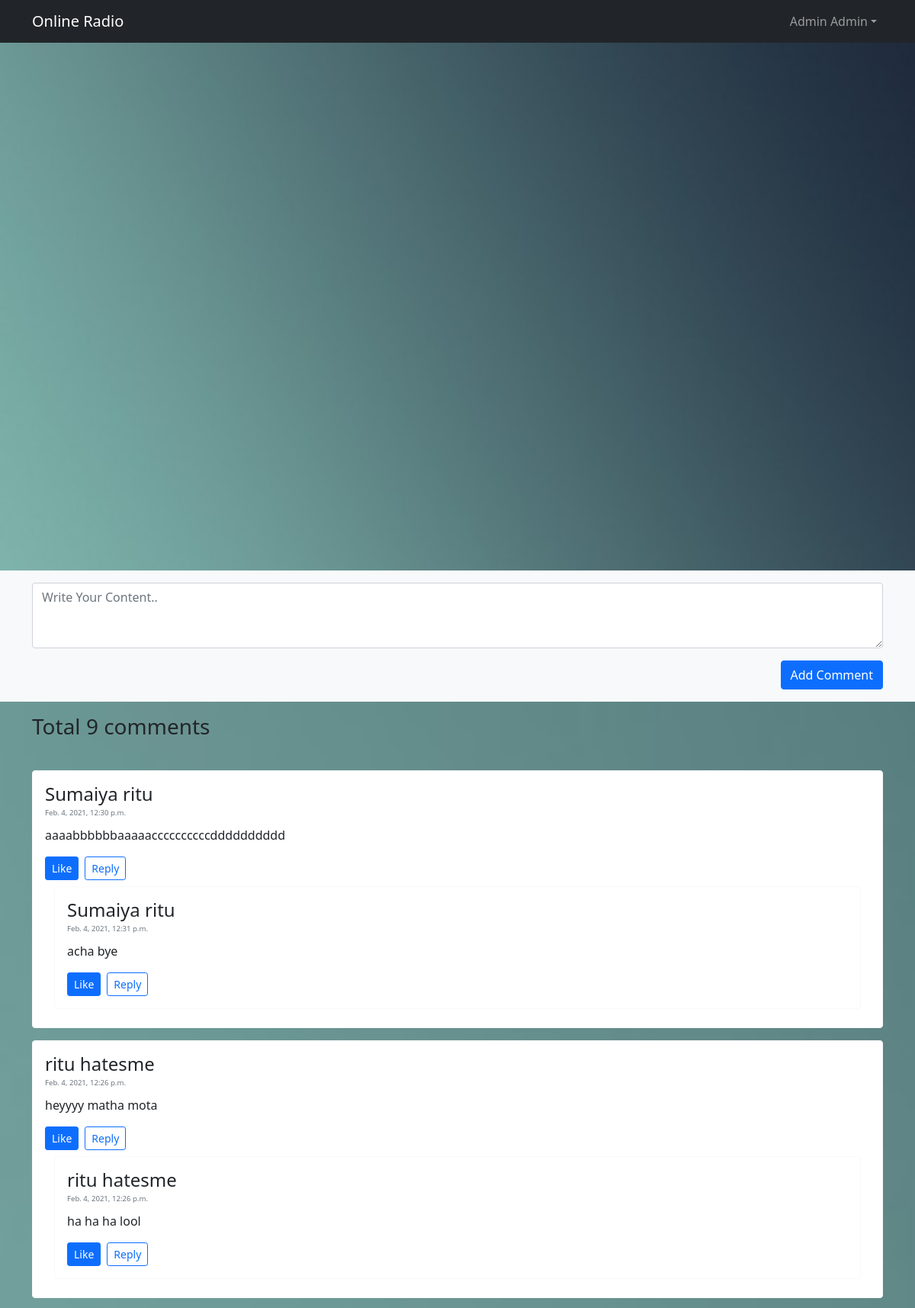
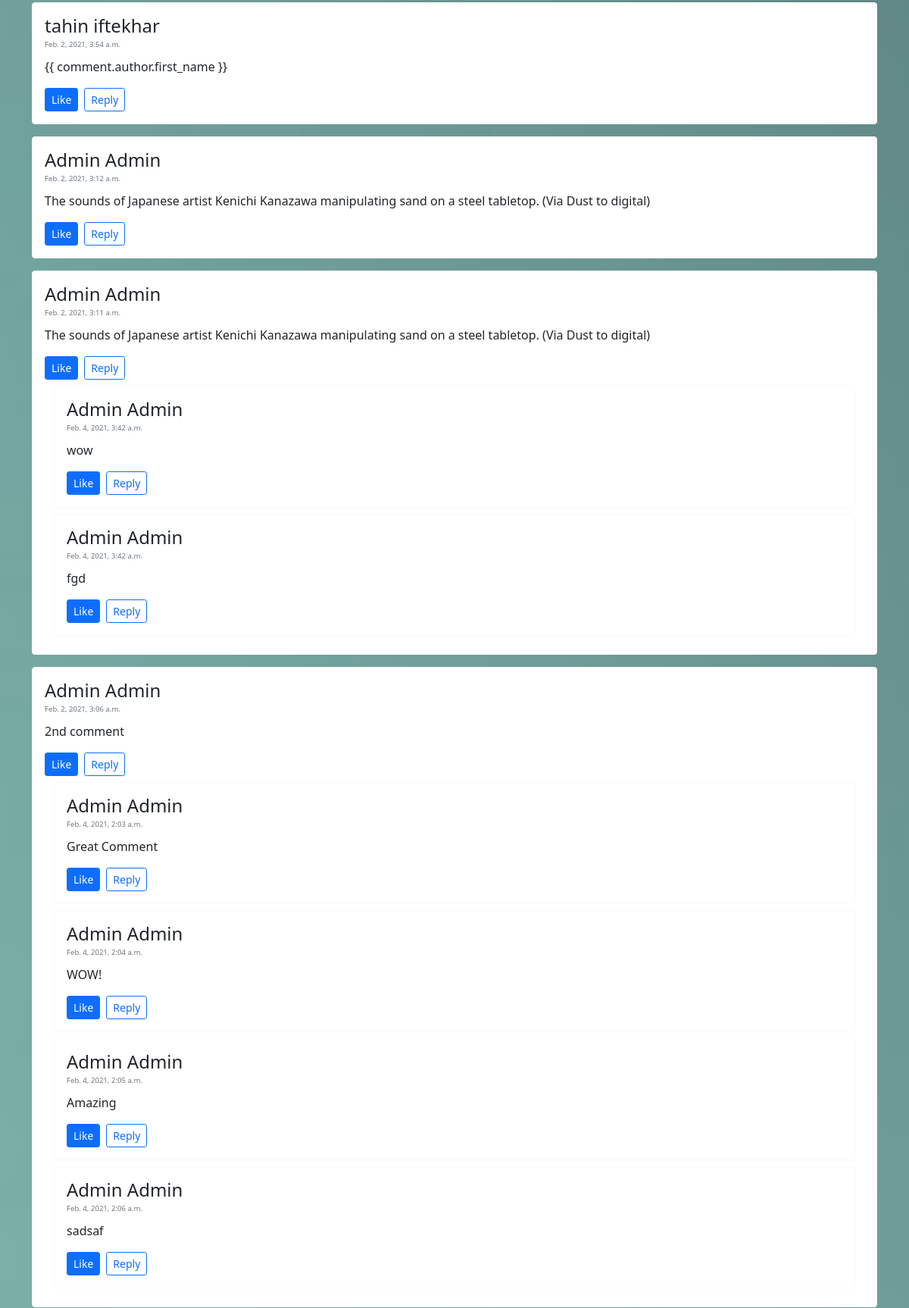
The app's page / (signed in, upper part) with its own data (2 pictures, top to bottom).
### main/models.py (models this page shows, shortened)
class Comment(models.Model):
  content = models.TextField()
  author = models.ForeignKey(User, on_delete=models.CASCADE)
  date = models.DateTimeField(auto_now_add=True)
  like = models.ManyToManyField(User, related_name='comment_like', blank=True)

class Reply(models.Model):
  content = models.TextField()
  author = models.ForeignKey(User, on_delete=models.CASCADE)
  comment = models.ForeignKey(Comment, on_delete=models.CASCADE)
  date = models.DateTimeField(auto_now_add=True)
  like = models.ManyToManyField(User, related_name='reply_like', blank=True)

### main/views.py (the view, shortened to what this page needs)
# urls.py: 2. Add a URL to urlpatterns:  path('', views.home, name='home')
def home(request):
    if request.method == "GET":
        comments = Comment.objects.all().order_by('-date')
        context = {
            "comments": comments,
        }
        return render(request, 'main/home.html', context)

### main/templates/main/home.html (shortened to what this page needs)
{% load static %}
<!DOCTYPE html>
<html lang="en">
  <head>
    <link href={% static "assets/dist/css/bootstrap.min.css" %} rel="stylesheet" />
    <link href={% static "assets/style.css" %} rel="stylesheet" />
  </head>
  <body>
    <header>
    <nav class="navbar navbar-expand-sm navbar-dark bg-dark">
        <div class="container">
            <a class="navbar-brand" href="#">Online Radio</a>
            <div class="d-flex">
                <ul class="navbar-nav">
                  {% if user.is_authenticated %}
                  <li class="nav-item dropdown ">
                    <a class="nav-link dropdown-toggle" href="#" id="dropdown04" data-bs-toggle="dropdown" aria-expanded="false">{{user.first_name}} {{user.last_name}}</a>
                  </li>
                  {% endif %}
                </ul>
            </div>
        </div>
    </nav>
    </header>
    <main>
      <section class="py-5 text-center container-fluid" id="streaming">
        <div class="py-sm-5 d-flex justify-content-center">
            <iframe
              frameborder="0"
              scrolling="no"
              marginheight="0"
              marginwidth="0"
              width="900"
              height="500"
              type="text/html"
              src="https://www.youtube.com/embed/XwuRiIh2IlM?autoplay=0&fs=1&iv_load_policy=1&showinfo=0&rel=0&cc_load_policy=0&start=0&end=0&origin=https://youtubeembedcode.com"
            >
            </iframe>
        </div>
      </section>
      <div class="album py-3 bg-light">
        <div class="container">
          <form method="POST">
            <div class="input-group">
              <textarea class="form-control" name="body" placeholder="Write Your Content.." rows="3"></textarea>
            </div>
            <div class="d-flex justify-content-end mt-3">
              <button type="submit" class="btn btn-primary ">Add Comment</button>
            </div>
          </form>
        </div>
      </div>
      <section class="container-fluid pb-5" id="streaming">
          <div class="container py-3">
            <h3> Total {{ comments.count }} comments </h3>
          </div>
          {% for comment in comments %}
            <div class="container">
                <div class="card border-light my-3" id="comment_card">
                  <div class="card-body text-dark">
                    <h4 style="margin-bottom: -.2em;"> {{ comment.author.first_name }} {{ comment.author.last_name }} </h4>
                    <small class="text-muted" style="font-size: .6em;">{{ comment.date }}</small>
                    <p class="card-text mt-2" style="overflow: hidden; display: -webkit-box; -webkit-line-clamp: 4; -webkit-box-orient: vertical;">{{ comment.content }}</p>
                    <div class="d-flex">
                      {% if user.is_authenticated %}
                      <form method="POST" action={% url 'like_comment' %}>
                        {% if is_liked %}
                        <button type="submit" class="btn btn-sm btn-danger" name="comment_id" value="{{ comment.id}}"> Unlike</button>
                        {% else %}
                        <button type="submit" class="btn btn-sm btn-primary" name="comment_id" value="{{ comment.id}}"> Like</button>
                        {% endif %}
                      {% endif %}
                <a type="button" class="btn btn-sm btn-outline-primary mx-2" href="/reply/id={{ comment.id }}">Reply</a></div>
                      {% for reply in comment.reply_set.all %}
                        <div class="container">
                            <div class="card border-light my-2" >
                              <div class="card-body text-dark">
                                <h4 style="margin-bottom: -.2em;"> {{ reply.author.first_name }} {{ reply.author.last_name }} </h4>
                                <small class="text-muted" style="font-size: .6em;">{{ reply.date }}</small>
                                <p class="card-text mt-2" style="overflow: hidden; display: -webkit-box; -webkit-line-clamp: 4; -webkit-box-orient: vertical;">{{ reply.content }}</p>
                                <div class="d-flex">
                                  {% if user.is_authenticated %}
                                    <form method="POST" action={% url 'like_reply' %}>
                                      {% if is_liked %}
                                      <button type="submit" class="btn btn-sm btn-danger" name="reply_id" value="{{ reply.id}}"> Unlike</button>
                                      {% else %}
                                      <button type="submit" class="btn btn-sm btn-primary" name="reply_id" value="{{ reply.id}}"> Like</button>
                                      {% endif %}
                                  {% endif %}
                                   <a type="button" class="btn btn-sm btn-outline-primary mx-2" href="/reply/id={{ comment.id }}">Reply</a></div>
                              </div>
                            </div>
                        </div>
                      {% endfor %}
                  </div>
                </div>
            </div>
          {% endfor %}
      </section>
    </main>
  </body>
</html>

### main/static/assets/style.css (style rules this page uses)
#streaming { background-image: url("/static/grad-670x376.jpg"); background-size: cover; background-repeat: no-repeat; }

### records on screen
Comment: author.first_name "Sumaiya", author.last_name "ritu", date "Feb. 4, 2021, 12:30 p.m.", content "aaaabbbbbbaaaaaccccccccccdddddddddd", {{ comment.id }} 9 (drawn)
Reply: author.first_name "Sumaiya", author.last_name "ritu", date "Feb. 4, 2021, 12:31 p.m.", content "acha bye", {{ reply.id }} 8 (drawn)
Comment: author.first_name "ritu", author.last_name "hatesme", date "Feb. 4, 2021, 12:26 p.m.", content "heyyyy matha mota", {{ comment.id }} 8 (drawn)
Reply: author.first_name "ritu", author.last_name "hatesme", date "Feb. 4, 2021, 12:26 p.m.", content "ha ha ha lool", {{ reply.id }} 7 (drawn)
Comment: author.first_name "tahin", author.last_name "iftekhar", date "Feb. 2, 2021, 3:54 a.m.", content "{{ comment.author.first_name }}", {{ comment.id }} 7 (drawn)
Comment: author.first_name "Admin", author.last_name "Admin", date "Feb. 2, 2021, 3:12 a.m.", content "The sounds of Japanese artist Kenichi Kanazawa manipulating sand on a steel tabletop. (Via Dust to digital)", {{ comment.id }} 6 (drawn)
Comment: author.first_name "Admin", author.last_name "Admin", date "Feb. 2, 2021, 3:11 a.m.", content "The sounds of Japanese artist Kenichi Kanazawa manipulating sand on a steel tabletop. (Via Dust to digital)", {{ comment.id }} 5 (drawn)
Reply: author.first_name "Admin", author.last_name "Admin", date "Feb. 4, 2021, 3:42 a.m.", content "wow", {{ reply.id }} 5 (drawn)
Reply: author.first_name "Admin", author.last_name "Admin", date "Feb. 4, 2021, 3:42 a.m.", content "fgd", {{ reply.id }} 6 (drawn)
Comment: author.first_name "Admin", author.last_name "Admin", date "Feb. 2, 2021, 3:06 a.m.", content "2nd comment", {{ comment.id }} 4 (drawn)
Reply: author.first_name "Admin", author.last_name "Admin", date "Feb. 4, 2021, 2:03 a.m.", content "Great Comment", {{ reply.id }} 1 (drawn)
Reply: author.first_name "Admin", author.last_name "Admin", date "Feb. 4, 2021, 2:04 a.m.", content "WOW!", {{ reply.id }} 2 (drawn)
Reply: author.first_name "Admin", author.last_name "Admin", date "Feb. 4, 2021, 2:05 a.m.", content "Amazing", {{ reply.id }} 3 (drawn)
Reply: author.first_name "Admin", author.last_name "Admin", date "Feb. 4, 2021, 2:06 a.m.", content "sadsaf", {{ reply.id }} 4 (drawn)

### other values on screen
{{ user.first_name }} "Admin"
{{ user.last_name }} "Admin"
{{ comments.count }} "9"
